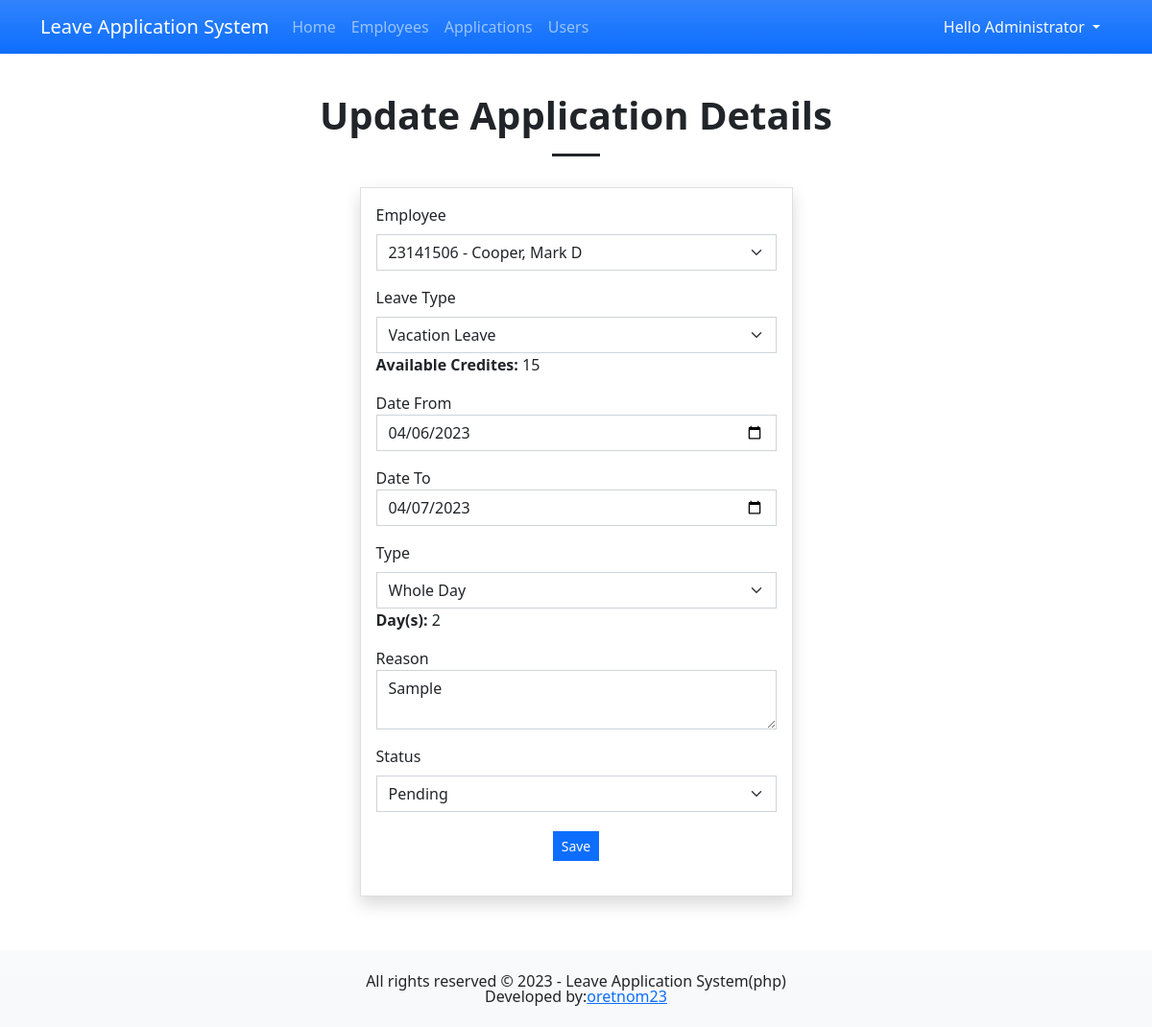
/?page=manage_application&id=3 (signed in), run on the app's committed database.
### tables this page shows
CREATE TABLE "application_list" (
	"application_id"	INTEGER NOT NULL,
	"employee_id"	INTEGER NOT NULL,
	"leave_priv_id"	INTEGER NOT NULL,
	"from"	DATE NOT NULL,
	"to"	DATE NOT NULL,
	"type"	TINYINT(1) NOT NULL DEFAULT 1,
	"status"	TINYINT(1) NOT NULL DEFAULT 0,
	"remarks"	TEXT DEFAULT NULL,
	"date_created"	TIMESTAMP DEFAULT CURRENT_TIMESTAMP,
	FOREIGN KEY("leave_priv_id") REFERENCES "leave_priv_list"("leave_priv_id"),
	FOREIGN KEY("employee_id") REFERENCES "employee_list"("employee_id"),
	PRIMARY KEY("application_id" AUTOINCREMENT)
);

CREATE TABLE `leave_priv_list` (
            `leave_priv_id` INTEGER NOT NULL PRIMARY KEY AUTOINCREMENT,
            `employee_id` INTEGER NOT NULL,
            `name` TEXT NOT NULL,
            `credits` TINYINT(5) NOT NULL,
            `date_created` TIMESTAMP DEFAULT CURRENT_TIMESTAMP,
            FOREIGN KEY(`employee_id`) REFERENCES `employee_list`(`employee_id`)
        );

### manage_application.php (the view, shortened to what this page needs)
<?php
if(isset($_GET['id']) && $_GET['id'] > 0){
    $sql = "SELECT * FROM `application_list` where `application_id` = '{$_GET['id']}' ";
    $query = $conn->query($sql);
    $data = $query->fetchArray();
    $sql = "SELECT * FROM `leave_priv_list` where `employee_id` = '{$data['employee_id']}'";
    $qry = $conn->query($sql);
    $lpl = [];
    while($row = $qry->fetchArray(SQLITE3_ASSOC)){
        $used = 0;
        $row['available'] = $row['credits'] - $used;
        $lpl[] = $row;
    }
    $from = new DateTime($data['from'], new DateTimeZone('UTC'));
    $from->setTimezone(new DateTimeZone('Asia/Manila'));
    $from = $from->format("Y-m-d");
    $to = new DateTime($data['to'], new DateTimeZone('UTC'));
    $to->setTimezone(new DateTimeZone('Asia/Manila'));
    $to = $to->format("Y-m-d");
    $dividen = $data['type'] == 2 ? 2 : 1;
    $days = (((strtotime($to) - strtotime($from)) / (60 * 60 * 24)) + 1) / $dividen;
}
?>
<h1 class="text-center fw-bolder"><?= isset($data['application_id']) ? "Update Application Details" : "Add New Application" ?></h1>
<hr class="mx-auto opacity-100" style="width:50px;height:3px">
<div class="row">
    <div class="col-lg-5 col-md-6 col-sm-12 mx-auto py-3">
        <div class="card rounded-0 shadow">
            <div class="card-body rounded-0">
                <div class="contain-fluid">
                    <form action="" id="update-form">
                        <div class="mb-3">
                            <label for="employee_id" class="form-label">Employee</label>
                            <select name="employee_id" id="employee_id" class="form-select rounded-0" requried <?= isset($data['employee_id']) ? "readonly" : "" ?>>
                                <?php
                                $query = $conn->query("SELECT `employee_id`, (`code` || ' - ' || `lastname` || ', ' || `firstname` ||  ' ' || `middlename`) as `employee` FROM `employee_list` where `status` = 1 ".(isset($data['employee_id']) ? " OR `employee_id` = '{$data['employee_id']}'" : '')." order by (`lastname` || ', ' || `firstname` ||  ' ' || `middlename`)  asc");
                                while($row = $query->fetchArray(SQLITE3_ASSOC)):
                                ?>
                                <option value="<?= $row['employee_id'] ?>" <?= isset($data['employee_id']) && $data['employee_id'] == $row['employee_id'] ? "selected" : "" ?>><?= $row['employee'] ?></option>
                                <?php endwhile; ?>
                            </select>
                        </div>
                        <div id="other-dets" class="<?= !isset($data['employee_id']) ? 'd-none' : '' ?>">
                            <div class="mb-3">
                                <label for="leave_priv_id" class="form-label">Leave Type</label>
                                <select name="leave_priv_id" id="leave_priv_id" class="form-select rounded-0" requried <?= isset($data['leave_priv_id']) ? "readonly" : "" ?>>
                                    <?php foreach($lpl as $row): ?>
                                        <option value="<?= $row['leave_priv_id'] ?>" <?= isset($data['leave_priv_id']) && $data['leave_priv_id'] == $row['leave_priv_id'] ? "selected" : "" ?> data-available="<?= $row['available'] ?>"><?= $row['name'] ?></option>
                                        <?php
                                            if(isset($data['leave_priv_id']) && $data['leave_priv_id'] == $row['leave_priv_id']){
                                                $available = $row['available'] ;
                                            }
                                        ?>
                                    <?php endforeach; ?>
                                </select>
                                <div class=""><b>Available Credites:</b> <span id="avail_credits"><?= $available ?? 0 ?></span></div>
                            </div>
                            <div class="mb-3">
                                <label for="from" class="control-label">Date From</label>
                                <input type="date" id="from"  name="from" class="form-control rounded-0" value="<?= $data['from'] ?? "" ?>" required>
                            </div>
                            <div class="mb-3">
                                <label for="to" class="control-label">Date To</label>
                                <input type="date" id="to" name="to" class="form-control rounded-0" value="<?= $data['to'] ?? "" ?>" required>
                            </div>
                            <div class="mb-3">
                                <label for="type" class="form-label">Type</label>
                                <select name="type" id="type" class="form-select rounded-0" requried>
                                    <option value="1" <?= isset($data['type']) && $data['type'] == 1 ? "selected" : "" ?>>Whole Day</option>
                                </select>
                                <div class=""><b>Day(s):</b> <span id="days"><?= $days ?? 0 ?></span></div>
                            </div>
                            <div class="mb-3">
                                <label for="remarks" class="control-label">Reason</label>
                                <textarea type="remarks" id="remarks" name="remarks" class="form-control rounded-0"><?= $data['remarks'] ?? "" ?></textarea>
                            </div>
                            <div class="mb-3">
                                <label for="status" class="form-label">Status</label>
                                <select name="status" id="status" class="form-select rounded-0" requried>
                                    <option value="0" <?= isset($data['status']) && $data['status'] == 0 ? "selected" : "" ?>>Pending</option>
                                </select>
                            </div>
                        </div>
                        <div class="mb-3 d-flex w-100 justify-content-center align-items-center">
                            <button class="btn btn-sm btn-primary rounded-0 my-1">Save</button>
                        </div>
                    </form>
                </div>
            </div>
        </div>
    </div>
</div>

### css/custom.css (style rules this page uses)
html, body { margin: unset; height: 100%; width: 100%; overflow-x: hidden; }
body { padding-bottom:5em; }

### manage_application.php (style rules this page uses)
select[readonly] { user-select: none; cursor: not-allowed; pointer-events: none; }

### data on the page
application_list: employee_id "23141506 - Cooper, Mark D", leave_priv_id "Vacation Leave", from "04/06/2023", to "04/07/2023", type "Whole Day", days "2", remarks "Sample", status "Pending"
leave_priv_list: credits "15"

### other printed values
$_SESSION['fullname'] "Administrator"
